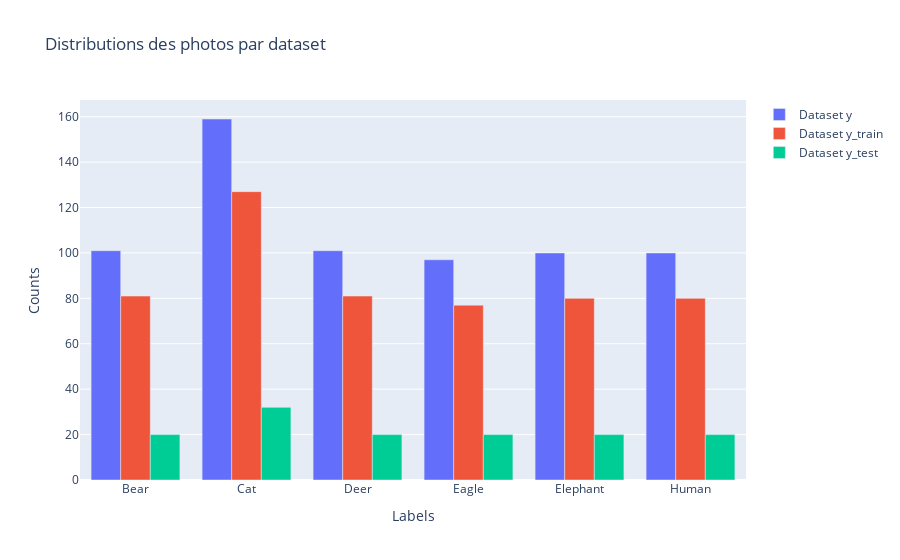

The notebook cell saved with this chart:
### Code cell
trace1 = go.Bar(y=counts_y, x=unique_y, name='Dataset y')
trace2 = go.Bar(y=counts_ytrain, x=unique_ytrain, name='Dataset y_train')
trace3 = go.Bar(y=counts_ytest, x=unique_ytest, name='Dataset y_test')

data = [trace1, trace2, trace3]
layout = dict(title = 'Distributions des photos par dataset', yaxis = dict(title = 'Counts'), xaxis = dict(title = 'Labels'))
fig = dict(data = data, layout = layout)
iplot(fig)

### Figure 1 — Plotly figure (JSON) as saved in the notebook; plotly's stock layout.template omitted (floating-point values rounded to 4 significant figures)
{"data": [{"name": "Dataset y", "type": "bar", "x": ["Bear", "Cat", "Deer", "Eagle", "Elephant", "Human"], "y": [101, 159, 101, 97, 100, 100]}, {"name": "Dataset y_train", "type": "bar", "x": ["Bear", "Cat", "Deer", "Eagle", "Elephant", "Human"], "y": [81, 127, 81, 77, 80, 80]}, {"name": "Dataset y_test", "type": "bar", "x": ["Bear", "Cat", "Deer", "Eagle", "Elephant", "Human"], "y": [20, 32, 20, 20, 20, 20]}], "layout": {"title": {"text": "Distributions des photos par dataset"}, "xaxis": {"title": {"text": "Labels"}}, "yaxis": {"title": {"text": "Counts"}}}}
